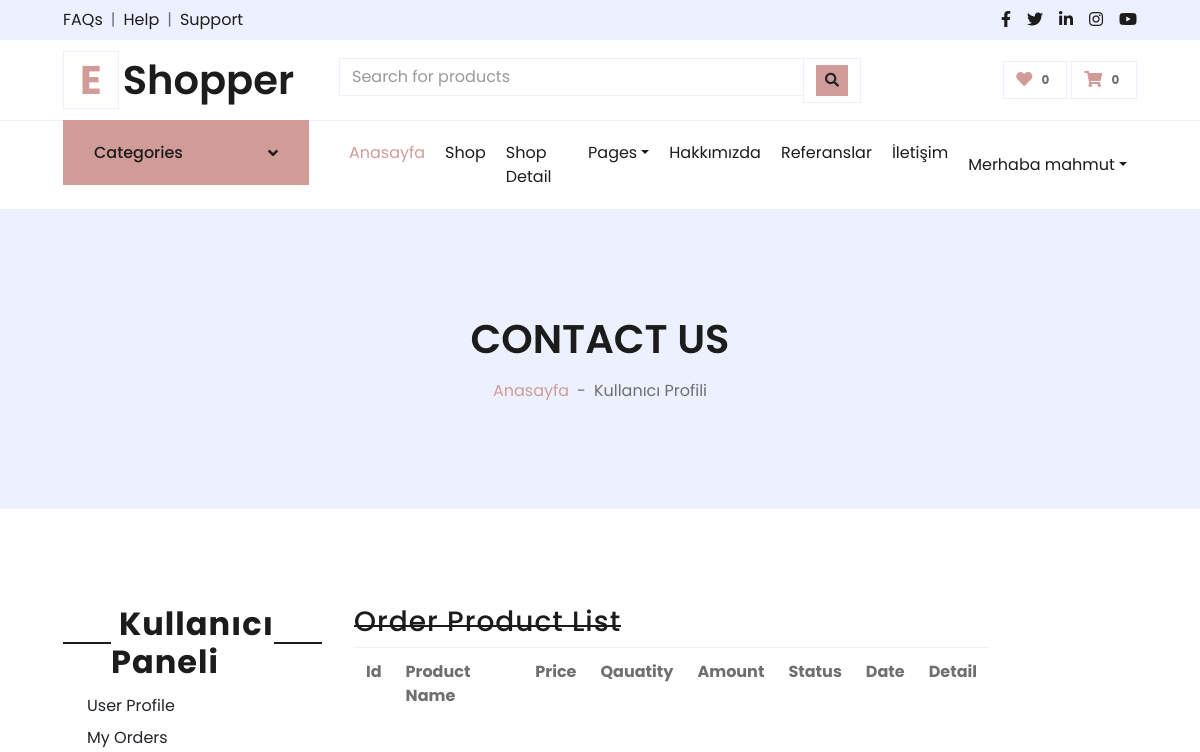
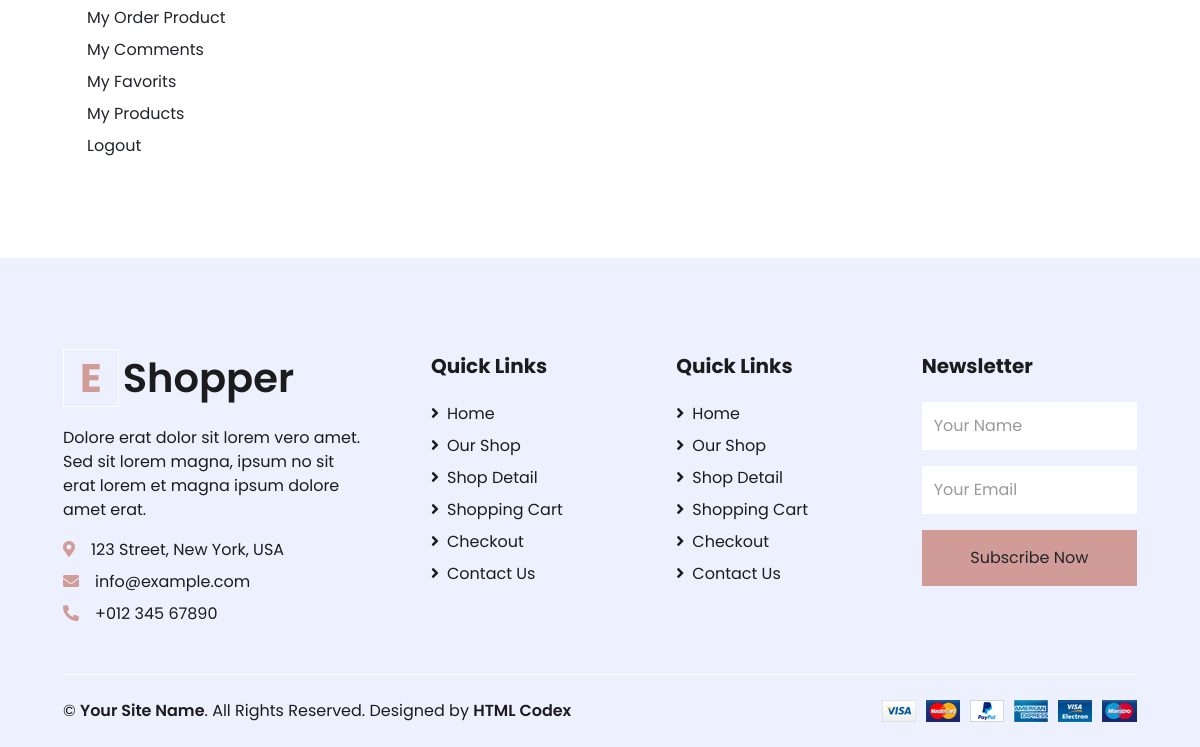
The page /user/orders_product/ (signed in) on the database as committed earlier (2 pictures, top to bottom).
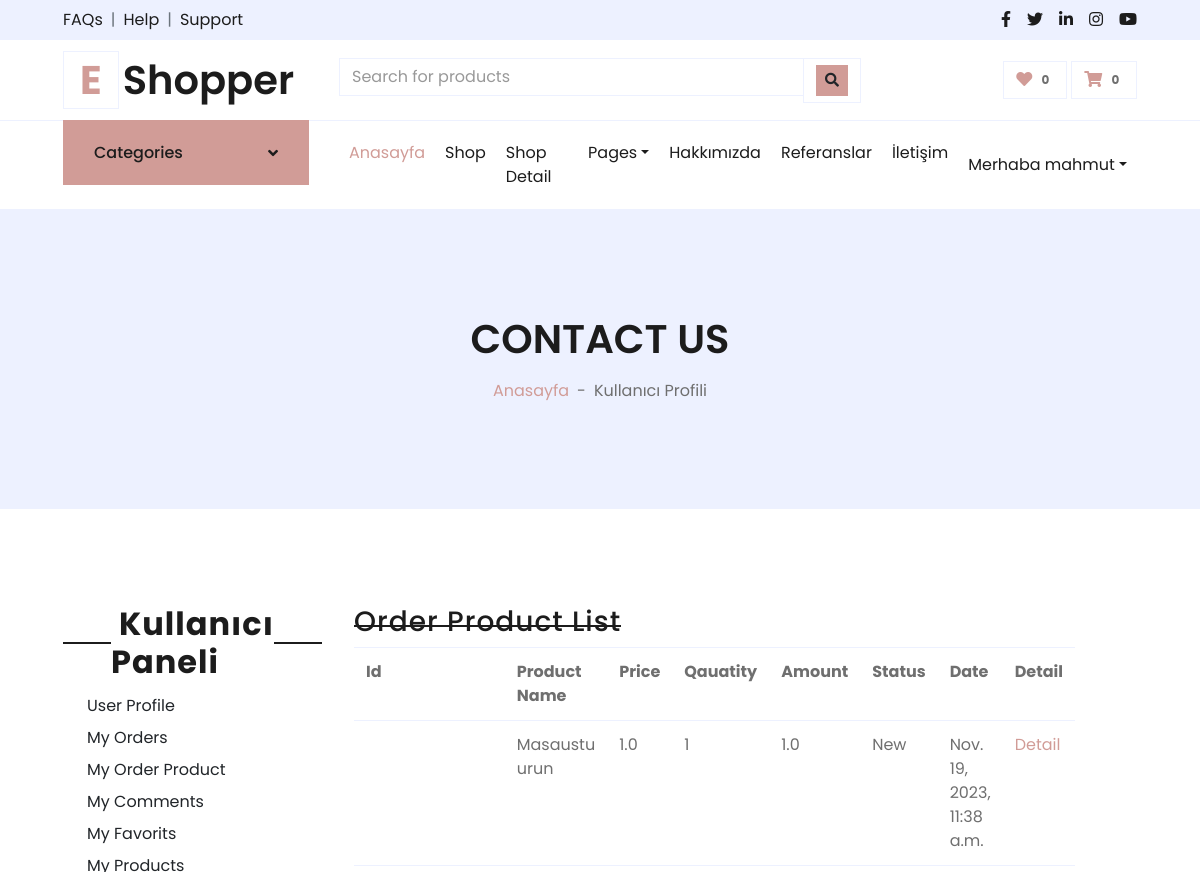
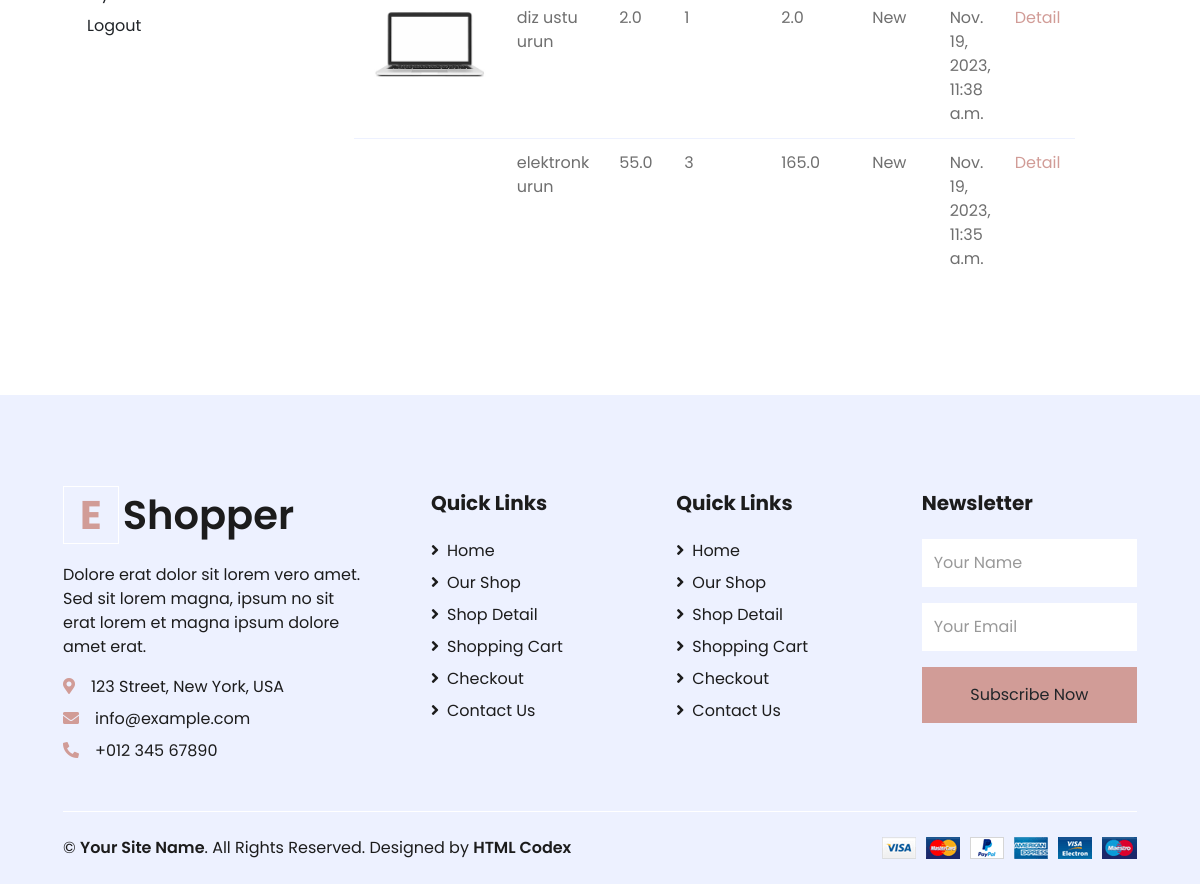
The same page on the database as committed later (2 pictures, top to bottom).
### order/models.py (models this page shows, shortened)
class OrderProduct(models.Model):
    STATUS = (
        ('New', 'New'),
        ('Accepted', 'Accepted'),
        ('Canceled', 'Canceled'),
    )
    order = models.ForeignKey(Order, on_delete=models.CASCADE)
    user = models.ForeignKey(User, on_delete=models.CASCADE)
    product = models.ForeignKey(Product, on_delete=models.CASCADE)
    quantity = models.IntegerField()
    price = models.FloatField()
    amount = models.FloatField()
    status = models.CharField(max_length=10, choices=STATUS, default='New')
    create_at = models.DateTimeField(auto_now_add=True)
    update_at = models.DateTimeField(auto_now=True)

### product/models.py (models this page shows, shortened)
class Product(models.Model):
    STATUS = (
        ('True', 'Evet'),
        ('False', 'Hayir'),
    )
    category = models.ForeignKey(Category, on_delete=models.CASCADE) #many to one relation with Category
    title = models.CharField(max_length=150)
    keywords = models.CharField(blank=True,max_length=255)
    description = models.TextField(blank=True,max_length=255)
    image=models.ImageField(blank=True, upload_to='images/')
    price= models.FloatField()
    amount=models.IntegerField(default=0)
    detail=RichTextUploadingField()
    status=models.CharField(max_length=10,choices=STATUS)
    create_at=models.DateTimeField(auto_now_add=True)
    update_at=models.DateTimeField(auto_now=True)
    slug = models.SlugField(null=False, unique=True)
    def image_tag(self):
        return mark_safe('<img src="{}" height="50"/>'.format(self.image.url))
    image_tag.short_descripion = 'Image'

### user/views.py (the view)
# urls.py: path('orders_product/', views.user_order_product, name='user_order_product'),
@login_required(login_url='/login') # Check login
def user_order_product(request):
    category = Category.objects.all()
    current_user = request.user
    order_product = OrderProduct.objects.filter(user_id=current_user.id).order_by('-id')
    context = {'category': category,
               'order_product': order_product,
               }
    return render(request, 'user_order_products.html', context)

### user/templates/user_order_products.html (shortened to what this page needs)
{% extends 'homebase.html' %}
{% block sidebar %} {% include 'sidebar.html' %}  {% endblock %}
{% block body %}
    <div class="container-fluid bg-secondary mb-5">
        <div class="d-flex flex-column align-items-center justify-content-center" style="min-height: 300px">
            <h1 class="font-weight-semi-bold text-uppercase mb-3">Contact Us</h1>
            <div class="d-inline-flex">
                <p class="m-0"><a href="/">Anasayfa</a></p>
                <p class="m-0 px-2">-</p>
                <p class="m-0">Kullanıcı Profili</p>
            </div>
        </div>
    </div>
    <div class="container-fluid pt-5">
        <div class="row px-xl-5">
            {% include 'user_panel.html' %}
                       <div class="col-lg-9 table-responsive mb-5">
 <div class="col-md-10">
                    <div class="order-summary clearfix">
                        <div class="section-title">
                            <h3 class="title">Order Product List</h3>
                        </div>
                        <table class="shopping-cart-table table">
                            <tr>
                                <th class="text-left">Id </th>
                                <th class="text-left">Product Name </th>
                                <th class="text-left">Price </th>
                                <th class="text-left">Qauatity </th>
                                <th class="text-left">Amount </th>
                                <th class="text-left">Status </th>
                                <th class="text-left">Date </th>
                                <th class="text-left">Detail </th>
                            </tr>
                            {% for rs in order_product %}
                                <tr>
                                    <td class="text-left">
                                        <a href="/product/{{ rs.product_id }}/{{ rs.product.slug }}">
                                            {% if rs.variant.image_id > 0 %}
                                                <img src="{{rs.variant.image }}" alt="" style="height: 80px">
                                            {% else %}
                                                <img src="{{rs.product.image.url}}" alt="" style="height: 80px">
                                            {% endif %}
                                        </a>
                                    </td>
                                    <td>{{ rs.product.title}} {{ rs.variant.size }}   {{ rs.variant.color }}</td>
                                    <td class="text-left">{{ rs.price}} </td>
                                    <td class="text-left">{{ rs.quantity}} </td>
                                    <td class="text-left">{{ rs.amount}} </td>
                                    <td class="text-left">{{ rs.status}} </td>
                                    <td class="text-left">{{ rs.create_at}} </td>
                                    <td class="text-left"><a class="primary-btn" href="/user/order_product_detail/{{ rs.id }}/{{ rs.order.id}}"> Detail </a></td>
                                </tr>
                            {% endfor %}
                        </table>
                    </div>
                </div>
            </div>
        </div>
    </div>
 {% endblock %}

Rows that differ between the two databases and show on the page:
added OrderProduct: product "Masaustu urun", price "1.0", quantity "1", amount "1.0", status "New", create_at "Nov. 19, 2023, 11:38 a.m."
added OrderProduct: product.image (picture), product "diz ustu urun", price "2.0", quantity "1", amount "2.0", status "New", create_at "Nov. 19, 2023, 11:38 a.m."
added OrderProduct: product "elektronk urun", price "55.0", quantity "3", amount "165.0", status "New", create_at "Nov. 19, 2023, 11:35 a.m."
